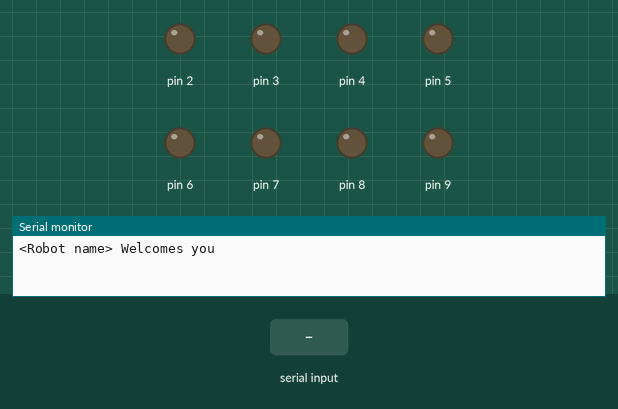
Recording of a sketch running on a simulated Arduino Uno, built with avr-gcc and run on an emulated ATmega328P. On the bench: output pins drawn as LEDs (lit = HIGH), the last lines printed to the serial monitor. The test bench sets the inputs (shaded band).

Above: at 2.2 s.
2.3 s: "w" received over Serial
At 3.3 s:
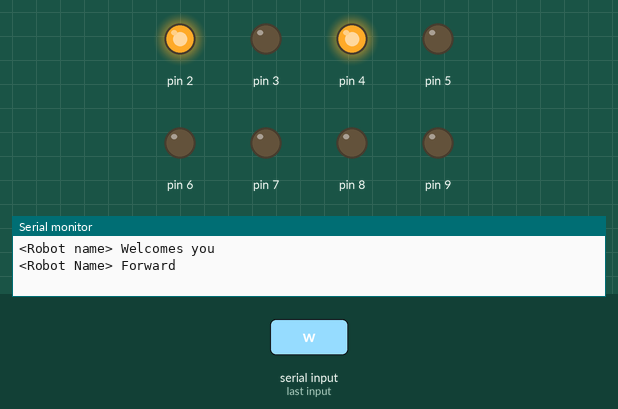
3.8 s: "s" received over Serial
At 5.0 s:
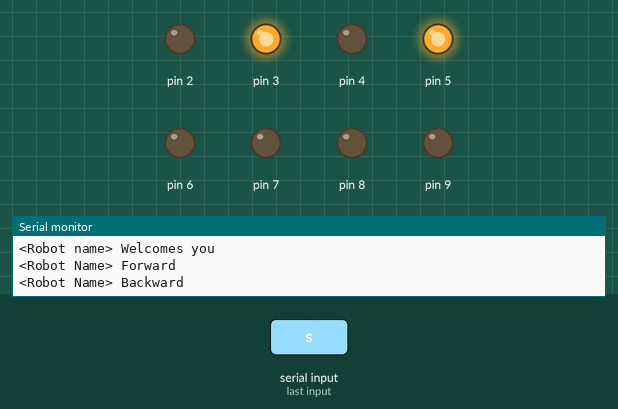
5.3 s: "a" received over Serial
At 6.2 s:
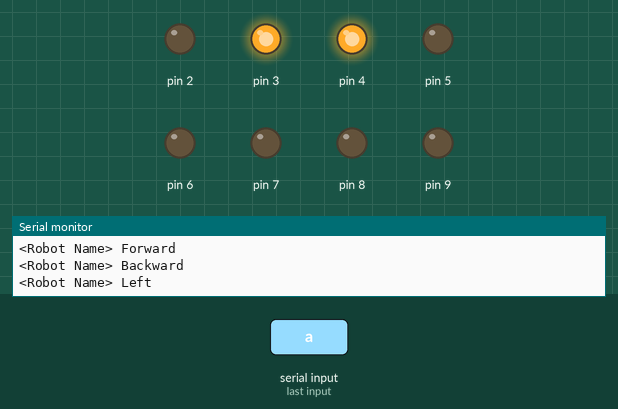
6.8 s: "d" received over Serial
At 7.4 s:
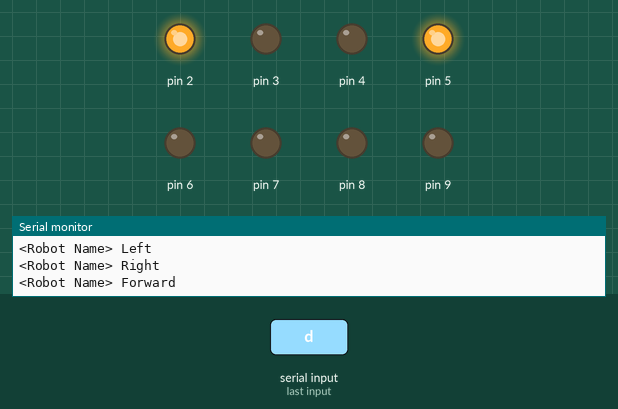
Timing chart, 0 to 9.3 s (numbered marks = the images above; inputs shaded):
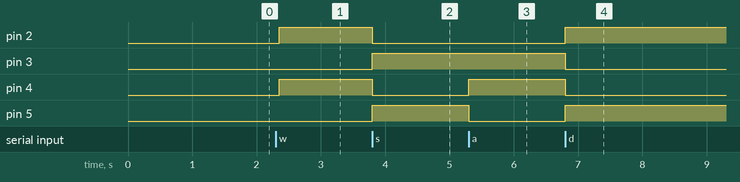

The sketch:

bluetooth_robot.ino
```cpp
void setup()
{
  Serial.begin(9600);


 pinMode(2,OUTPUT);
 pinMode(3,OUTPUT);
 pinMode(4,OUTPUT);
 pinMode(5,OUTPUT);
 pinMode(6,OUTPUT);
 pinMode(7,OUTPUT);
 pinMode(8,OUTPUT);
 pinMode(9,OUTPUT);

  Serial.println("<Robot name> Welcomes you");
  delay(1000);
}


void loop()
{
  if(Serial.available()>0)//Checking is Serial data available
  {
    int input = Serial.read(); //Storing value of read data into variable assigned
    switch(input)
    {
     case 'w' : MoveF(); //Calling respective functions if mathced with case label
     break;
     case 's' : MoveB(); // here is it important to use '' as that stores the ASCII value is the letter in the variable
     break;
     case 'a' : MoveL(); // and hence we can use the int keyword
     break;
     case 'd' : MoveR();
     break;

     case 'x' : Stop();
     break;
     default : break;
    }
  }
  delay(50);
}

void MoveF()
{
  Serial.println("<Robot Name> Forward");
  digitalWrite(2,HIGH);
  digitalWrite(3,LOW);
  digitalWrite(4,HIGH);
  digitalWrite(5,LOW);

   // As a result the robot will move forward
}

void MoveB()
{
  Serial.println("<Robot Name> Backward");
   digitalWrite(2,LOW);
  digitalWrite(3,HIGH);
  digitalWrite(4,LOW);
  digitalWrite(5,HIGH);

}

void MoveL()
{
  Serial.println("<Robot Name> Left");
  digitalWrite(2,LOW);
  digitalWrite(3,HIGH);
  digitalWrite(4,HIGH);
  digitalWrite(5,LOW);

}

void MoveR()
{
  Serial.println("<Robot Name> Right");
   Serial.println("<Robot Name> Forward");
  digitalWrite(2,HIGH);
  digitalWrite(3,LOW);
  digitalWrite(4,LOW);
  digitalWrite(5,HIGH);

}


void Stop()
{
  Serial.println("<Robot Name> Stop");
   digitalWrite(2,LOW);
  digitalWrite(3,LOW);
  digitalWrite(4,LOW);
  digitalWrite(5,LOW);

}
```

Measured:
- after the input at 2.3 s, pin 2, pin 4: LOW → HIGH after 0.05 s
- after the input at 3.8 s, pin 2, pin 4: HIGH → LOW at once; pin 3, pin 5: LOW → HIGH at once
- after the input at 5.3 s, pin 4: LOW → HIGH at once; pin 5: HIGH → LOW at once
- after the input at 6.8 s, pin 2, pin 5: LOW → HIGH at once; pin 3, pin 4: HIGH → LOW at once
